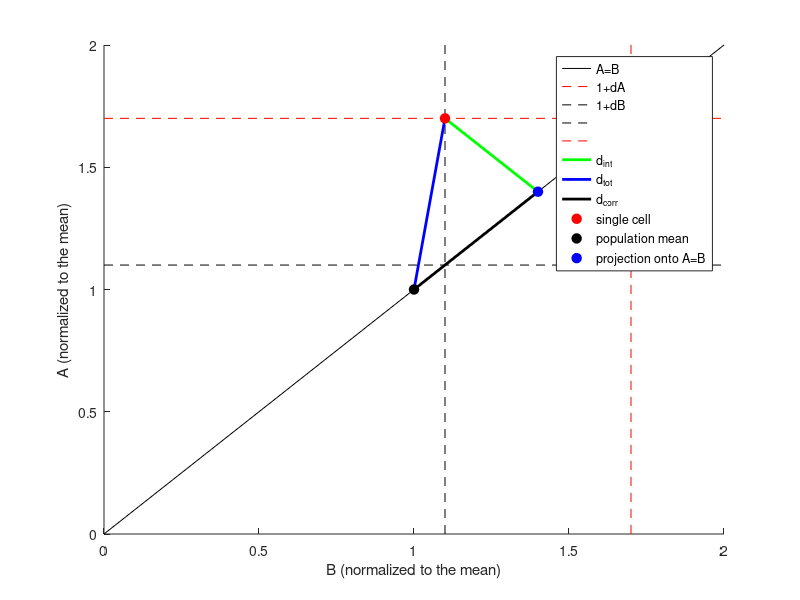

Source code (MATLAB):

dA = 0.7
dB = 0.1

close all
hold on
plot([0 2],[0 2],'k-')
plot([0 2],[1+dA 1+dA],'r--')
plot([0 2],[1+dB 1+dB],'k--')
plot([1+dB 1+dB],[0 2],'k--')
plot([1+dA 1+dA],[0 2],'r--')
plot([1+dB 1+(dA+dB)/2],[1+dA 1+(dA+dB)/2],'g-','LineWidth',2)
plot([1 1+dB],[1 1+dA],'b-','LineWidth',2)
plot([1 1+(dA+dB)/2],[1 1+(dA+dB)/2],'k-','LineWidth',2)
plot(1+dB,1+dA,'ro','MarkerFaceColor','r','MarkerSize',7)
plot(1,1,'ko','MarkerFaceColor','k','MarkerSize',7)
plot(1+(dA+dB)/2,1+(dA+dB)/2,'bo','MarkerFaceColor','b','MarkerSize',7)
hold off
ylabel('A (normalized to the mean)')
xlabel('B (normalized to the mean)')
legend('A=B','1+dA','1+dB','','','d_{int}','d_{tot}','d_{corr}',...
    'single cell','population mean','projection onto A=B')